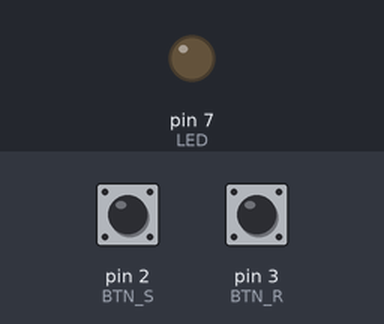
A sketch run on a simulated Arduino Uno, built with avr-gcc and run on an emulated ATmega328P. Shown: output pins drawn as LEDs (lit = HIGH). The test bench sets the inputs (shaded band); at power-on: pin 2 (BTN_S) LOW, pin 3 (BTN_R) LOW.

Above: at 1.2 s.
1.3 s: pin 2 (BTN_S) pulled HIGH for 0.15 s
At 2.5 s:
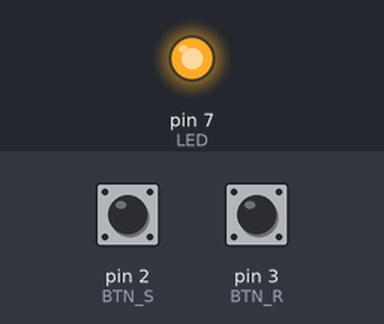
2.9 s: pin 3 (BTN_R) pulled HIGH for 0.15 s
At 3.8 s:
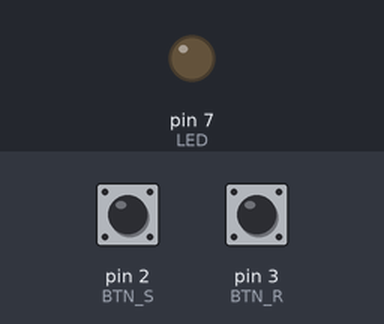
4.5 s: pin 2 (BTN_S) pulled HIGH for 1 s
At 5.0 s:
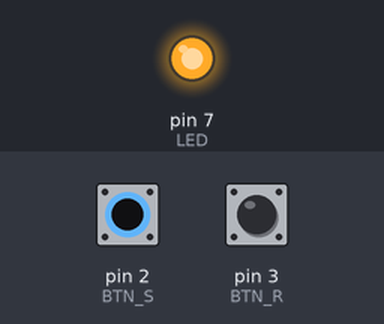
Timing chart, 0 to 7.5 s (numbered marks = the images above; inputs shaded):
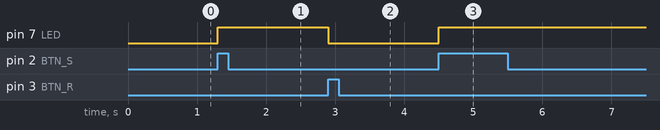

Measured:
- after the input at 1.3 s, pin 7 (LED): LOW → HIGH at once
- after the input at 2.9 s, pin 7 (LED): HIGH → LOW at once
- after the input at 4.5 s, pin 7 (LED): LOW → HIGH at once

The sketch:

UNO_R3_FlipFlop_00.ino
```cpp
// FLIP FLOP - SR Latch
// Simulasi perilaku SR Latch menggunakan variabel bool sebagai memori

const int BTN_S = 2;   // Set
const int BTN_R = 3;   // Reset
const int LED   = 7;

bool Q = false;        // Memori sistem (pengganti cross-coupled NAND)

void setup() {
  pinMode(BTN_S, INPUT);
  pinMode(BTN_R, INPUT);
  pinMode(LED, OUTPUT);
}

void loop() {
  bool S = digitalRead(BTN_S);
  bool R = digitalRead(BTN_R);

  if (S && !R) Q = true;    // Set   → Q = 1
  if (R && !S) Q = false;   // Reset → Q = 0
  // S=0, R=0 → Q tidak berubah (Hold)
  // S=1, R=1 → Q tidak berubah (mencegah Race Condition)

  digitalWrite(LED, Q);
}
```
